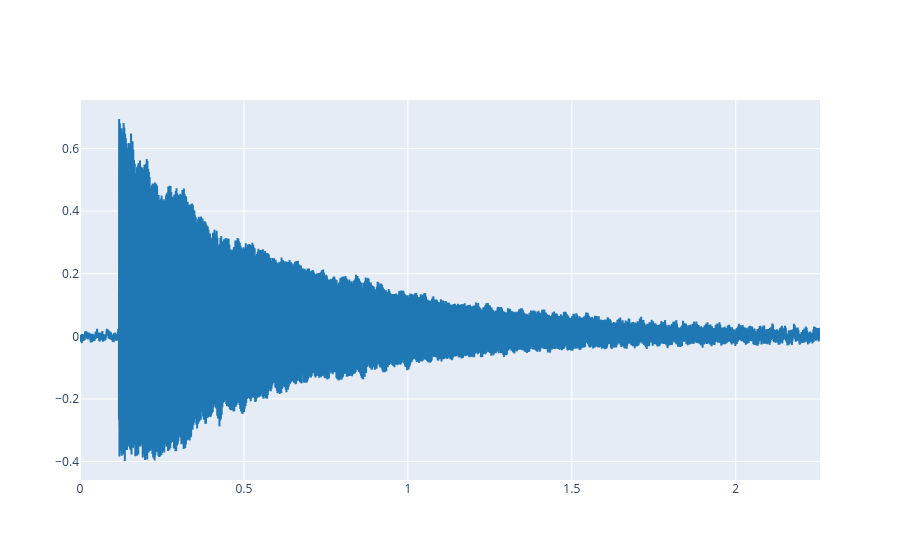

Source (notebook cell):
### Markdown cell above
Note that `load_audio` function returns two variables: the audio signal (as a one dimensional array of floating point numbers), and the sampling rate (as a integer number). Now we can plot the audio signal:

### Code cell
plot_signals(ref, fs)

### Figure 1 — Plotly figure (JSON) as saved in the notebook; plotly's stock layout.template omitted (floating-point values rounded to 4 significant figures; data arrays with more than 128 entries replaced by an {"elided": "..."} marker saying what was removed)
{"data": [{"line": {"color": "#1f77b4", "shape": "linear"}, "mode": "lines", "name": "audio signal 0", "type": "scatter", "x": {"elided": "99533 float values"}, "y": {"elided": "99533 float values"}}], "layout": {}}
